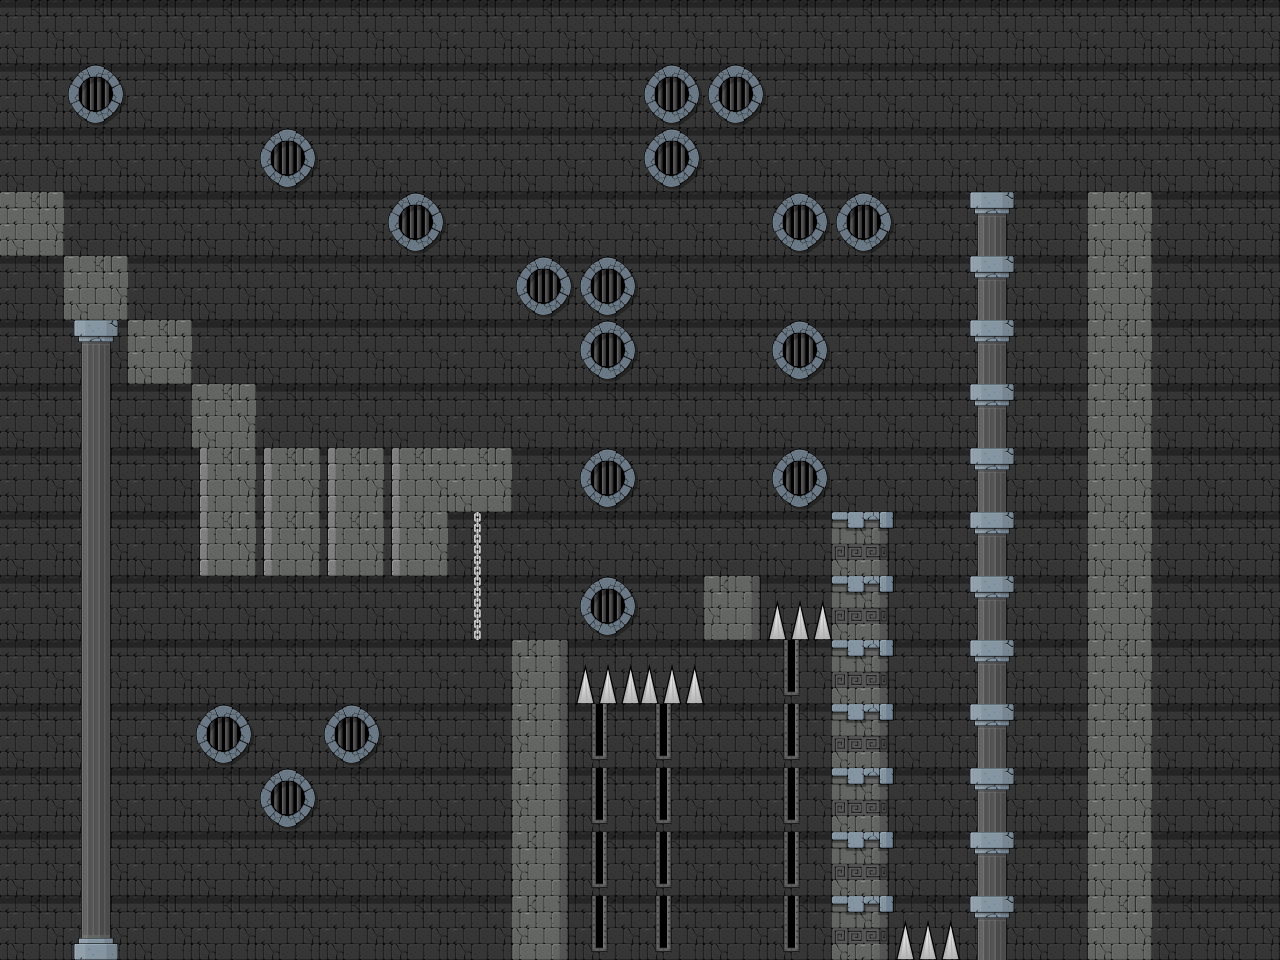

This is a level from a 2D game, rendered from its Tiled map with the project's own tilesets. A one-line summary and the map file follow, with tile-layer data summarised:
An orthogonal 20x15 tile map with 64x64 px tiles, 3 tile layers (background , decorate, collide).

<map version="1.0" tiledversion="1.1.6" orientation="orthogonal" renderorder="right-down" width="20" height="15" tilewidth="64" tileheight="64" infinite="0" nextobjectid="1">
 <tileset firstgid="1" source="castle tiles.tsx" />
 <layer name="background " width="20" height="15">
  <data>[300 cells, 300 non-empty, 1 distinct tile ids]</data>
 </layer>
 <layer name="decorate" width="20" height="15">
  <data>[300 cells, 18 non-empty, 1 distinct tile ids]</data>
 </layer>
 <layer name="collide" width="20" height="15">
  <data>[300 cells, 79 non-empty, 10 distinct tile ids]</data>
 </layer>
</map>
